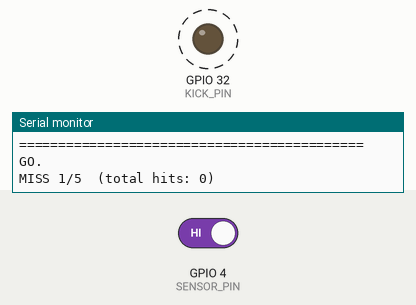
Simulated run of this sketch. Board: ESP32. On the bench: output pins drawn as LEDs (lit = HIGH), the last lines printed to the serial monitor. Dashed ring = blinking. The test bench sets the inputs (shaded band); at power-on: GPIO 4 (SENSOR_PIN) HIGH.

Above: at 4.7 s.
4.8 s: GPIO 4 (SENSOR_PIN) driven LOW
At 5.8 s:
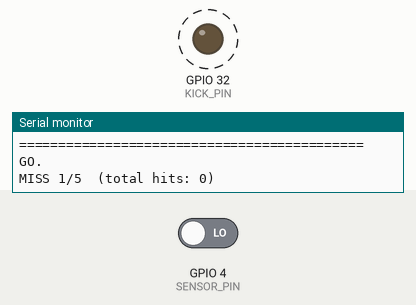
8.6 s: GPIO 4 (SENSOR_PIN) driven HIGH
At 9.7 s:
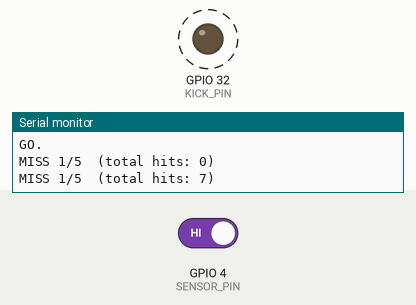
Timing chart, 0 to 14.5 s (numbered marks = the images above; inputs shaded):
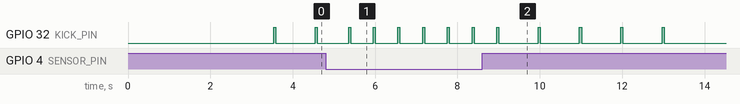

The sketch:

kick_to_death_v6.ino
```cpp
// ============================================================
// Kick-to-Death Solenoid Endurance Test -- v6
// LoR Core V3 / ESP32
// Humber Polytechnic -- FIFA Bot Builder Project
// ============================================================
//
// WIRING:
//   Solenoid MOSFET driver signal  ->  IO slot 1 / GPIO32
//
//   E18-D80NK proximity sensor:
//     Brown  ->  5V  on LoR Core V3
//     Blue   ->  GND on LoR Core V3
//     Black  ->  IO slot 10 / GPIO4
//
// CYCLE:
//   Solenoid ON  for  50ms
//   Solenoid OFF for 950ms
//   Total period = 1000ms (1 Hz)
//   Duty cycle   = 5%  --  well under the 30% solenoid limit
//
// FAILURE DETECTION:
//   After each kick the sensor is polled for SENSOR_WINDOW_MS.
//   If the ball passes the sensor beam, output goes LOW = hit.
//   If MISS_FAIL_THRESHOLD consecutive kicks produce no detection,
//   the test halts and reports the final hit count to Serial.
//
// SERIAL OUTPUT:
//   Baud rate: 115200
//   Prints hit count every REPORT_EVERY successful hits.
//   Prints each miss event with running miss count.
//   Prints final summary on failure detection.
// ============================================================

#include "esp_task_wdt.h"

// ============================================================
//   Pin Definitions
// ============================================================
#define KICK_PIN    32   // IO slot 1  / GPIO32  --  solenoid MOSFET driver signal
#define SENSOR_PIN   4   // IO slot 10 / GPIO4   --  E18-D80NK output (direct connection)

// ============================================================
//   Timing
// ============================================================
#define KICK_ON_MS        50   // How long the solenoid fires per kick (ms)
#define KICK_OFF_MS      950   // How long between kicks (ms) -- cycle = 1000ms total
#define SENSOR_WINDOW_MS 400   // How long to watch for ball detection after each kick (ms)
                               // Must be less than KICK_OFF_MS

// ============================================================
//   Failure Detection
// ============================================================
#define MISS_FAIL_THRESHOLD  5   // Consecutive missed detections before test halts

// ============================================================
//   Reporting
// ============================================================
#define REPORT_EVERY  10   // Print hit count to Serial every N successful hits

// ============================================================
//   Watchdog
// ============================================================
#define WDT_TIMEOUT_SEC  5   // ESP32 resets if loop hangs longer than this

// ============================================================
//   Setup
// ============================================================
void setup()
{
  Serial.begin(115200);
  delay(500);

  // Watchdog protects against firmware hangs during long unattended runs
  esp_task_wdt_init(WDT_TIMEOUT_SEC, true);
  esp_task_wdt_add(NULL);

  // Solenoid output -- start LOW so solenoid is off at boot
  pinMode(KICK_PIN, OUTPUT);
  digitalWrite(KICK_PIN, LOW);

  // Sensor input -- INPUT_PULLUP holds the pin HIGH at idle
  // The E18-D80NK pulls the line LOW when it detects the ball
  pinMode(SENSOR_PIN, INPUT_PULLUP);

  Serial.println("============================================");
  Serial.println("  Kick-to-Death Solenoid Endurance Test");
  Serial.println("  LoR Core V3 / ESP32");
  Serial.println("============================================");
  Serial.printf( "  Solenoid : IO slot 1  / GPIO%d\n", KICK_PIN);
  Serial.printf( "  Sensor   : IO slot 10 / GPIO%d\n", SENSOR_PIN);
  Serial.printf( "  Cycle    : %dms ON / %dms OFF (%.0f%% duty)\n",
                 KICK_ON_MS, KICK_OFF_MS,
                 (float)KICK_ON_MS / (float)(KICK_ON_MS + KICK_OFF_MS) * 100.0f);
  Serial.printf( "  Window   : %dms post-kick sensor watch\n", SENSOR_WINDOW_MS);
  Serial.printf( "  Threshold: %d consecutive misses = failure\n", MISS_FAIL_THRESHOLD);
  Serial.printf( "  Reporting: every %d successful hits\n", REPORT_EVERY);
  Serial.println("============================================");
  Serial.println("  Starting in 3 seconds...");
  Serial.println("============================================");

  delay(3000);
  Serial.println("GO.");
}

// ============================================================
//   Main Loop
// ============================================================
void loop()
{
  static unsigned long hitCount          = 0;
  static int           consecutiveMisses = 0;

  esp_task_wdt_reset();

  // ----------------------------------------------------------
  // Fire solenoid
  // ----------------------------------------------------------
  digitalWrite(KICK_PIN, HIGH);
  delay(KICK_ON_MS);
  digitalWrite(KICK_PIN, LOW);

  // ----------------------------------------------------------
  // Watch for ball detection within the sensor window
  // The sensor output goes LOW when the ball passes the beam
  // ----------------------------------------------------------
  bool          ballDetected = false;
  unsigned long windowStart  = millis();

  while (millis() - windowStart < SENSOR_WINDOW_MS)
  {
    esp_task_wdt_reset();

    if (digitalRead(SENSOR_PIN) == LOW)
    {
      ballDetected = true;
      break;
    }

    delay(5);  // Poll every 5ms -- fast enough to catch a moving ball
  }

  // ----------------------------------------------------------
  // Evaluate result
  // ----------------------------------------------------------
  if (ballDetected)
  {
    hitCount++;
    consecutiveMisses = 0;

    if (hitCount % REPORT_EVERY == 0)
    {
      Serial.printf("Hits: %lu\n", hitCount);
    }
  }
  else
  {
    consecutiveMisses++;
    Serial.printf("MISS %d/%d  (total hits: %lu)\n",
                  consecutiveMisses, MISS_FAIL_THRESHOLD, hitCount);

    if (consecutiveMisses >= MISS_FAIL_THRESHOLD)
    {
      // Ensure solenoid is off before halting
      digitalWrite(KICK_PIN, LOW);

      Serial.println("============================================");
      Serial.println("  FAILURE DETECTED");
      Serial.printf( "  Ball did not reach sensor for %d consecutive kicks.\n",
                     MISS_FAIL_THRESHOLD);
      Serial.printf( "  Total successful hits: %lu\n", hitCount);
      Serial.println("  Test halted. Power cycle to restart.");
      Serial.println("============================================");

      // Hold here indefinitely -- keep feeding watchdog
      while (true)
      {
        esp_task_wdt_reset();
        delay(1000);
      }
    }
  }

  // ----------------------------------------------------------
  // Wait out the remainder of the OFF period
  // SENSOR_WINDOW_MS was already spent above, subtract it
  // ----------------------------------------------------------
  int remainingMs = KICK_OFF_MS - SENSOR_WINDOW_MS;
  if (remainingMs > 0)
  {
    esp_task_wdt_reset();
    delay(remainingMs);
  }
}
```

Measured:
- after the input at 4.8 s, GPIO 32 (KICK_PIN): alternates HIGH for 0.05 s and LOW for 0.55 s, starting after 0.55 s
- after the input at 8.6 s, GPIO 32 (KICK_PIN): alternates HIGH for 0.05 s and LOW for 0.95 s, 8 changes in all, then stays LOW, starting after 1.4 s
- by itself, GPIO 32 (KICK_PIN): alternates HIGH for 0.05 s and LOW for 0.95 s
